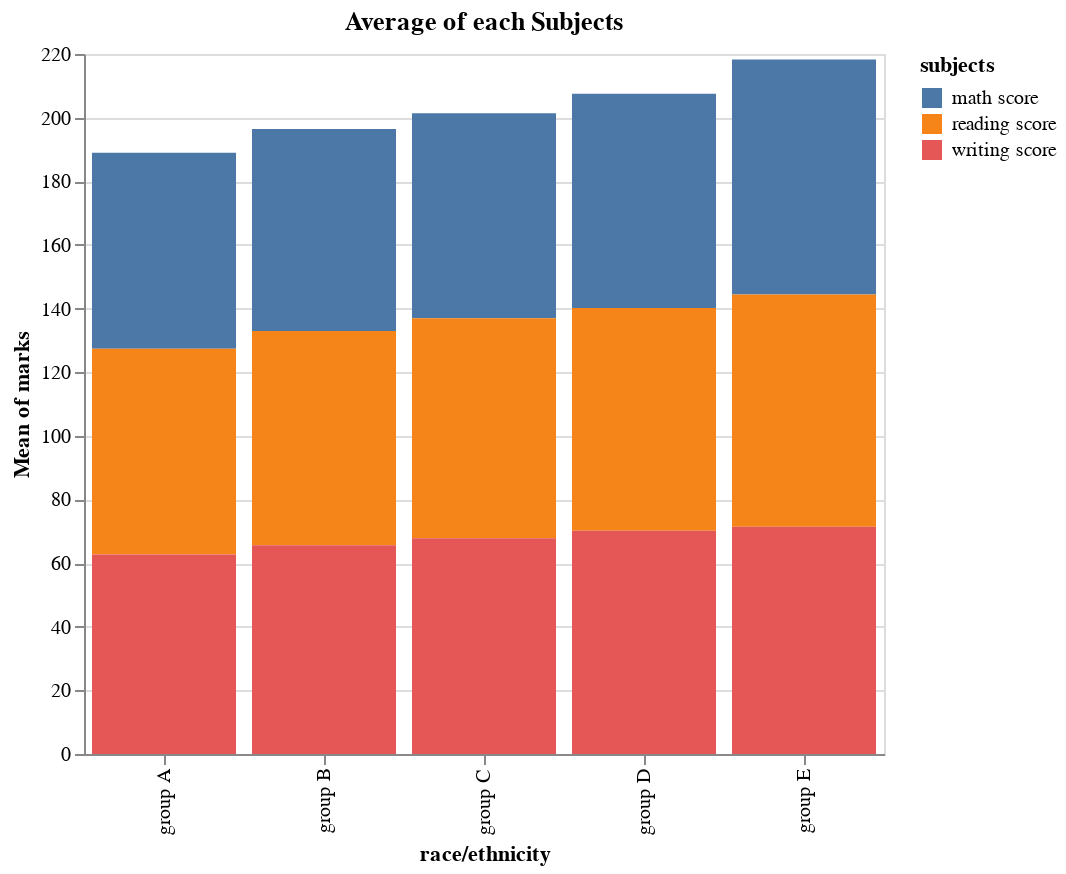

This figure's notebook cell:
### Code cell
# Stacked Bar Chart

alt.Chart(stack).mark_bar().encode(x='race/ethnicity', y='mean(marks)', 
                                   color='subjects').properties(
    height=350, width=400, title='Average of each Subjects')

### Figure 1 — Vega-Lite specification as saved in the notebook (floating-point values rounded to 4 significant figures; data arrays with more than 128 entries replaced by an {"elided": "..."} marker saying what was removed)
{"config": {"view": {"continuousWidth": 400, "continuousHeight": 300}}, "data": {"name": "data-5ee1dc91a60f8432e6dd069d8e6a33d7"}, "mark": "bar", "encoding": {"color": {"field": "subjects", "type": "nominal"}, "x": {"field": "race/ethnicity", "type": "nominal"}, "y": {"aggregate": "mean", "field": "marks", "type": "quantitative"}}, "height": 350, "title": "Average of each Subjects", "width": 400, "$schema": "https://vega.github.io/schema/vega-lite/v4.17.0.json", "datasets": {"data-5ee1dc91a60f8432e6dd069d8e6a33d7": {"elided": "3000 records"}}}
